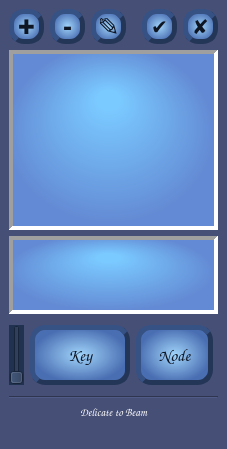
<?xml version="1.0" encoding="UTF-8"?>
<ui version="4.0">
 <class>MainWindow</class>
 <widget class="QMainWindow" name="MainWindow">
  <property name="geometry">
   <rect>
    <x>0</x>
    <y>0</y>
    <width>227</width>
    <height>449</height>
   </rect>
  </property>
  <property name="windowTitle">
   <string>MainWindow</string>
  </property>
  <property name="styleSheet">
   <string notr="true">background-color:rgb(70, 79, 118)</string>
  </property>
  <widget class="QWidget" name="centralwidget">
   <layout class="QGridLayout" name="gridLayout_3">
    <item row="0" column="0">
     <layout class="QGridLayout" name="gridLayout_2">
      <item row="2" column="0">
       <widget class="QListWidget" name="listWidget_smear_name">
        <property name="sizePolicy">
         <sizepolicy hsizetype="Expanding" vsizetype="Expanding">
          <horstretch>0</horstretch>
          <verstretch>0</verstretch>
         </sizepolicy>
        </property>
        <property name="minimumSize">
         <size>
          <width>0</width>
          <height>0</height>
         </size>
        </property>
        <property name="maximumSize">
         <size>
          <width>16777215</width>
          <height>16777215</height>
         </size>
        </property>
        <property name="font">
         <font>
          <family>Comic Sans MS</family>
          <pointsize>15</pointsize>
          <weight>75</weight>
          <bold>true</bold>
         </font>
        </property>
        <property name="styleSheet">
         <string notr="true">color: rgb(14, 22, 36);
background-color: qradialgradient(spread:pad, cx:0.483, cy:0.466, radius:0.5, fx:0.477273, fy:0.256, stop:0.113636 rgba(122, 201, 255, 255), stop:1 rgba(99, 138, 212, 255));

</string>
        </property>
        <property name="frameShape">
         <enum>QFrame::Panel</enum>
        </property>
        <property name="frameShadow">
         <enum>QFrame::Sunken</enum>
        </property>
        <property name="lineWidth">
         <number>4</number>
        </property>
       </widget>
      </item>
      <item row="1" column="0">
       <layout class="QGridLayout" name="gridLayout">
        <item row="0" column="0">
         <widget class="QPushButton" name="pushButton_create_smear">
          <property name="minimumSize">
           <size>
            <width>35</width>
            <height>35</height>
           </size>
          </property>
          <property name="maximumSize">
           <size>
            <width>35</width>
            <height>35</height>
           </size>
          </property>
          <property name="font">
           <font>
            <pointsize>15</pointsize>
            <weight>75</weight>
            <bold>true</bold>
           </font>
          </property>
          <property name="styleSheet">
           <string notr="true">QPushButton {
color: rgb(14, 22, 36);
background-color:qradialgradient(spread:pad, cx:0.5, cy:0.5, radius:0.5, fx:0.5, fy:0.5, stop:0 rgba(160, 212, 250, 255), stop:1 rgba(74, 110, 178, 255));
border-style: outset;
border-width: 5px;
border-radius: 15px;
border-color:rgb(36, 54, 88);
padding: 4px;
}

    QPushButton:hover {
        background-color: qradialgradient(spread:pad, cx:0.5, cy:0.5, radius:0.5, fx:0.5, fy:0.5, stop:0.380682 rgba(160, 212, 250, 255), stop:1 rgba(74, 110, 178, 255));
    }

    QPushButton:pressed {
        background-color: qradialgradient(spread:pad, cx:0.5, cy:0.5, radius:0.5, fx:0.5, fy:0.5, stop:0 rgba(185, 223, 250, 255), stop:1 rgba(70, 115, 200, 255));
    }
</string>
          </property>
          <property name="text">
           <string>✚</string>
          </property>
          <property name="iconSize">
           <size>
            <width>16</width>
            <height>16</height>
           </size>
          </property>
          <property name="checkable">
           <bool>false</bool>
          </property>
         </widget>
        </item>
        <item row="0" column="3">
         <widget class="QPushButton" name="pushButton_edit_smear_name">
          <property name="minimumSize">
           <size>
            <width>35</width>
            <height>35</height>
           </size>
          </property>
          <property name="maximumSize">
           <size>
            <width>35</width>
            <height>35</height>
           </size>
          </property>
          <property name="font">
           <font>
            <pointsize>20</pointsize>
            <weight>75</weight>
            <bold>true</bold>
           </font>
          </property>
          <property name="styleSheet">
           <string notr="true">QPushButton {
color: rgb(14, 22, 36);
background-color:qradialgradient(spread:pad, cx:0.5, cy:0.5, radius:0.5, fx:0.5, fy:0.5, stop:0 rgba(160, 212, 250, 255), stop:1 rgba(74, 110, 178, 255));
border-style: outset;
border-width: 5px;
border-radius: 15px;
border-color:rgb(36, 54, 88);
padding: 4px;
}

    QPushButton:hover {
        background-color: qradialgradient(spread:pad, cx:0.5, cy:0.5, radius:0.5, fx:0.5, fy:0.5, stop:0.380682 rgba(160, 212, 250, 255), stop:1 rgba(74, 110, 178, 255));
    }

    QPushButton:pressed {
        background-color: qradialgradient(spread:pad, cx:0.5, cy:0.5, radius:0.5, fx:0.5, fy:0.5, stop:0 rgba(185, 223, 250, 255), stop:1 rgba(70, 115, 200, 255));
    }
</string>
          </property>
          <property name="text">
           <string>✎</string>
          </property>
         </widget>
        </item>
        <item row="0" column="1">
         <widget class="QPushButton" name="pushButton_delete_smear">
          <property name="minimumSize">
           <size>
            <width>35</width>
            <height>35</height>
           </size>
          </property>
          <property name="maximumSize">
           <size>
            <width>35</width>
            <height>35</height>
           </size>
          </property>
          <property name="font">
           <font>
            <pointsize>20</pointsize>
            <weight>75</weight>
            <bold>true</bold>
           </font>
          </property>
          <property name="styleSheet">
           <string notr="true">QPushButton {
color: rgb(14, 22, 36);
background-color:qradialgradient(spread:pad, cx:0.5, cy:0.5, radius:0.5, fx:0.5, fy:0.5, stop:0 rgba(160, 212, 250, 255), stop:1 rgba(74, 110, 178, 255));
border-style: outset;
border-width: 5px;
border-radius: 15px;
border-color:rgb(36, 54, 88);
padding: 4px;
}

    QPushButton:hover {
        background-color: qradialgradient(spread:pad, cx:0.5, cy:0.5, radius:0.5, fx:0.5, fy:0.5, stop:0.380682 rgba(160, 212, 250, 255), stop:1 rgba(74, 110, 178, 255));
    }

    QPushButton:pressed {
        background-color: qradialgradient(spread:pad, cx:0.5, cy:0.5, radius:0.5, fx:0.5, fy:0.5, stop:0 rgba(185, 223, 250, 255), stop:1 rgba(70, 115, 200, 255));
    }
</string>
          </property>
          <property name="text">
           <string>-</string>
          </property>
         </widget>
        </item>
        <item row="0" column="5">
         <widget class="QPushButton" name="pushButton_add_active_mesh">
          <property name="minimumSize">
           <size>
            <width>35</width>
            <height>35</height>
           </size>
          </property>
          <property name="maximumSize">
           <size>
            <width>35</width>
            <height>35</height>
           </size>
          </property>
          <property name="font">
           <font>
            <pointsize>15</pointsize>
            <weight>75</weight>
            <italic>false</italic>
            <bold>true</bold>
           </font>
          </property>
          <property name="styleSheet">
           <string notr="true">QPushButton {
color: rgb(14, 22, 36);
background-color:qradialgradient(spread:pad, cx:0.5, cy:0.5, radius:0.5, fx:0.5, fy:0.5, stop:0 rgba(160, 212, 250, 255), stop:1 rgba(74, 110, 178, 255));
border-style: outset;
border-width: 5px;
border-radius: 15px;
border-color:rgb(36, 54, 88);
padding: 4px;
}

    QPushButton:hover {
        background-color: qradialgradient(spread:pad, cx:0.5, cy:0.5, radius:0.5, fx:0.5, fy:0.5, stop:0.380682 rgba(160, 212, 250, 255), stop:1 rgba(74, 110, 178, 255));
    }

    QPushButton:pressed {
        background-color: qradialgradient(spread:pad, cx:0.5, cy:0.5, radius:0.5, fx:0.5, fy:0.5, stop:0 rgba(185, 223, 250, 255), stop:1 rgba(70, 115, 200, 255));
    }
</string>
          </property>
          <property name="text">
           <string>✔</string>
          </property>
         </widget>
        </item>
        <item row="0" column="6">
         <widget class="QPushButton" name="pushButton_remove_active_mesh">
          <property name="minimumSize">
           <size>
            <width>35</width>
            <height>35</height>
           </size>
          </property>
          <property name="maximumSize">
           <size>
            <width>35</width>
            <height>35</height>
           </size>
          </property>
          <property name="font">
           <font>
            <pointsize>15</pointsize>
            <weight>75</weight>
            <bold>true</bold>
           </font>
          </property>
          <property name="autoFillBackground">
           <bool>false</bool>
          </property>
          <property name="styleSheet">
           <string notr="true">QPushButton {
color: rgb(14, 22, 36);
background-color:qradialgradient(spread:pad, cx:0.5, cy:0.5, radius:0.5, fx:0.5, fy:0.5, stop:0 rgba(160, 212, 250, 255), stop:1 rgba(74, 110, 178, 255));
border-style: outset;
border-width: 5px;
border-radius: 15px;
border-color:rgb(36, 54, 88);
padding: 4px;
}

    QPushButton:hover {
        background-color: qradialgradient(spread:pad, cx:0.5, cy:0.5, radius:0.5, fx:0.5, fy:0.5, stop:0.380682 rgba(160, 212, 250, 255), stop:1 rgba(74, 110, 178, 255));
    }

    QPushButton:pressed {
        background-color: qradialgradient(spread:pad, cx:0.5, cy:0.5, radius:0.5, fx:0.5, fy:0.5, stop:0 rgba(185, 223, 250, 255), stop:1 rgba(70, 115, 200, 255));
    }
</string>
          </property>
          <property name="text">
           <string>✘</string>
          </property>
         </widget>
        </item>
        <item row="0" column="4">
         <spacer name="horizontalSpacer">
          <property name="orientation">
           <enum>Qt::Horizontal</enum>
          </property>
          <property name="sizeHint" stdset="0">
           <size>
            <width>40</width>
            <height>20</height>
           </size>
          </property>
         </spacer>
        </item>
       </layout>
      </item>
      <item row="3" column="0">
       <widget class="QListWidget" name="listWidget_active_meshes">
        <property name="sizePolicy">
         <sizepolicy hsizetype="Expanding" vsizetype="Expanding">
          <horstretch>0</horstretch>
          <verstretch>0</verstretch>
         </sizepolicy>
        </property>
        <property name="maximumSize">
         <size>
          <width>16777215</width>
          <height>90</height>
         </size>
        </property>
        <property name="font">
         <font>
          <family>Comic Sans MS</family>
          <pointsize>10</pointsize>
          <weight>75</weight>
          <bold>true</bold>
         </font>
        </property>
        <property name="styleSheet">
         <string notr="true">color: rgb(14, 22, 36);
background-color: qradialgradient(spread:pad, cx:0.483, cy:0.466, radius:0.5, fx:0.477273, fy:0.256, stop:0.113636 rgba(122, 201, 255, 255), stop:1 rgba(99, 138, 212, 255));

</string>
        </property>
        <property name="frameShape">
         <enum>QFrame::Panel</enum>
        </property>
        <property name="frameShadow">
         <enum>QFrame::Sunken</enum>
        </property>
        <property name="lineWidth">
         <number>4</number>
        </property>
        <property name="selectionMode">
         <enum>QAbstractItemView::ExtendedSelection</enum>
        </property>
       </widget>
      </item>
     </layout>
    </item>
    <item row="1" column="0">
     <layout class="QHBoxLayout" name="horizontalLayout_3">
      <property name="topMargin">
       <number>5</number>
      </property>
      <property name="rightMargin">
       <number>5</number>
      </property>
      <property name="bottomMargin">
       <number>5</number>
      </property>
      <item>
       <widget class="QSlider" name="horizontalSlider_key_opacity">
        <property name="sizePolicy">
         <sizepolicy hsizetype="Fixed" vsizetype="Minimum">
          <horstretch>0</horstretch>
          <verstretch>0</verstretch>
         </sizepolicy>
        </property>
        <property name="maximumSize">
         <size>
          <width>16777215</width>
          <height>60</height>
         </size>
        </property>
        <property name="styleSheet">
         <string notr="true">background-color: rgb(33, 50, 81);
color: rgb(157, 201, 229);</string>
        </property>
        <property name="maximum">
         <number>100</number>
        </property>
        <property name="singleStep">
         <number>25</number>
        </property>
        <property name="pageStep">
         <number>25</number>
        </property>
        <property name="orientation">
         <enum>Qt::Vertical</enum>
        </property>
       </widget>
      </item>
      <item>
       <widget class="QPushButton" name="pushButton_set_key">
        <property name="sizePolicy">
         <sizepolicy hsizetype="Minimum" vsizetype="Minimum">
          <horstretch>0</horstretch>
          <verstretch>0</verstretch>
         </sizepolicy>
        </property>
        <property name="minimumSize">
         <size>
          <width>100</width>
          <height>0</height>
         </size>
        </property>
        <property name="font">
         <font>
          <family>Comic Sans MS</family>
          <pointsize>13</pointsize>
          <weight>75</weight>
          <bold>true</bold>
         </font>
        </property>
        <property name="styleSheet">
         <string notr="true">QPushButton {
color: rgb(14, 22, 36);
background-color:qradialgradient(spread:pad, cx:0.5, cy:0.5, radius:0.5, fx:0.5, fy:0.5, stop:0 rgba(160, 212, 250, 255), stop:1 rgba(74, 110, 178, 255));
border-style: outset;
border-width: 5px;
border-radius: 15px;
border-color:rgb(36, 54, 88);
padding: 4px;
}

    QPushButton:hover {
        background-color: qradialgradient(spread:pad, cx:0.5, cy:0.5, radius:0.5, fx:0.5, fy:0.5, stop:0.380682 rgba(160, 212, 250, 255), stop:1 rgba(74, 110, 178, 255));
    }

    QPushButton:pressed {
        background-color: qradialgradient(spread:pad, cx:0.5, cy:0.5, radius:0.5, fx:0.5, fy:0.5, stop:0 rgba(185, 223, 250, 255), stop:1 rgba(70, 115, 200, 255));
    }
</string>
        </property>
        <property name="text">
         <string>Key</string>
        </property>
       </widget>
      </item>
      <item>
       <widget class="QPushButton" name="pushButton_select_blend_shape_node">
        <property name="sizePolicy">
         <sizepolicy hsizetype="Minimum" vsizetype="Minimum">
          <horstretch>0</horstretch>
          <verstretch>0</verstretch>
         </sizepolicy>
        </property>
        <property name="minimumSize">
         <size>
          <width>0</width>
          <height>0</height>
         </size>
        </property>
        <property name="font">
         <font>
          <family>Comic Sans MS</family>
          <pointsize>13</pointsize>
          <weight>75</weight>
          <bold>true</bold>
         </font>
        </property>
        <property name="styleSheet">
         <string notr="true">QPushButton {
color: rgb(14, 22, 36);
background-color:qradialgradient(spread:pad, cx:0.5, cy:0.5, radius:0.5, fx:0.5, fy:0.5, stop:0 rgba(160, 212, 250, 255), stop:1 rgba(74, 110, 178, 255));
border-style: outset;
border-width: 5px;
border-radius: 15px;
border-color:rgb(36, 54, 88);
padding: 4px;
}

    QPushButton:hover {
        background-color: qradialgradient(spread:pad, cx:0.5, cy:0.5, radius:0.5, fx:0.5, fy:0.5, stop:0.380682 rgba(160, 212, 250, 255), stop:1 rgba(74, 110, 178, 255));
    }

    QPushButton:pressed {
        background-color: qradialgradient(spread:pad, cx:0.5, cy:0.5, radius:0.5, fx:0.5, fy:0.5, stop:0 rgba(185, 223, 250, 255), stop:1 rgba(70, 115, 200, 255));
    }
</string>
        </property>
        <property name="text">
         <string>Node</string>
        </property>
        <property name="flat">
         <bool>false</bool>
        </property>
       </widget>
      </item>
     </layout>
    </item>
    <item row="2" column="0">
     <widget class="Line" name="line_2">
      <property name="orientation">
       <enum>Qt::Horizontal</enum>
      </property>
     </widget>
    </item>
    <item row="3" column="0">
     <layout class="QHBoxLayout" name="horizontalLayout">
      <item>
       <widget class="QLabel" name="label">
        <property name="font">
         <font>
          <family>Comic Sans MS</family>
          <pointsize>8</pointsize>
          <weight>75</weight>
          <italic>true</italic>
          <bold>true</bold>
         </font>
        </property>
        <property name="styleSheet">
         <string notr="true">color: rgb(255, 255, 255);</string>
        </property>
        <property name="text">
         <string>Delicate to Beam</string>
        </property>
        <property name="alignment">
         <set>Qt::AlignCenter</set>
        </property>
       </widget>
      </item>
     </layout>
    </item>
    <item row="4" column="0">
     <widget class="QLabel" name="label_warning">
      <property name="font">
       <font>
        <family>Comic Sans MS</family>
        <pointsize>8</pointsize>
        <weight>75</weight>
        <italic>true</italic>
        <bold>true</bold>
       </font>
      </property>
      <property name="styleSheet">
       <string notr="true">color: rgb(255, 180, 60);</string>
      </property>
      <property name="text">
       <string/>
      </property>
      <property name="alignment">
       <set>Qt::AlignCenter</set>
      </property>
     </widget>
    </item>
   </layout>
  </widget>
 </widget>
 <resources/>
 <connections/>
</ui>
